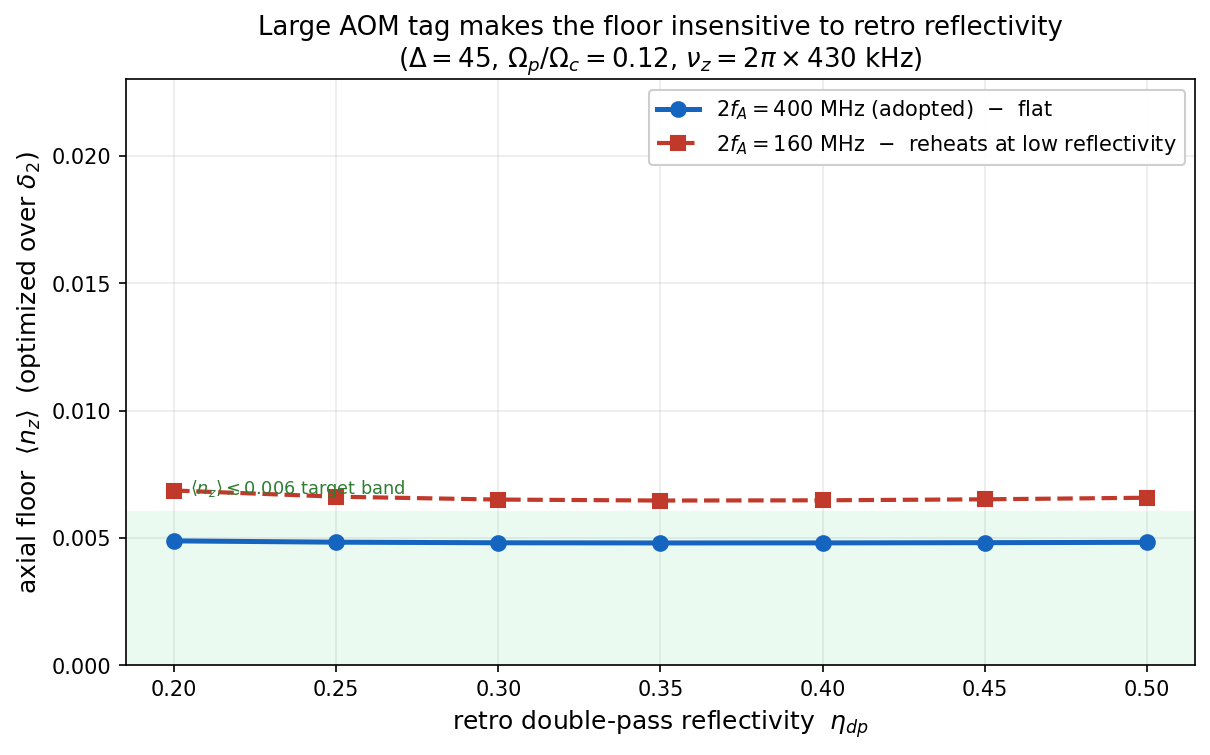

The Python source for this figure:
"""
fig_retro_flatness.py  --  THE counterintuitive result: with a large AOM tag
(2fA = 400 MHz) the cooling floor is essentially INDEPENDENT of the retro
mirror reflectivity eta_dp, because the rejected (non-resonant) return fields
are pushed far off every D2 line.  With a small tag (2fA = 160 MHz) the
rejected forward-probe scatter (~ 1/eta_dp, only 160 MHz detuned) reheats the
dark state as eta_dp drops.  Floor is optimized over delta2 at each point.

Engine: ../src/engines/tagged_solver.py (legs='swapped').
"""
import os, sys
import numpy as np
import matplotlib
matplotlib.use("Agg")
import matplotlib.pyplot as plt

sys.path.insert(0, os.path.join(os.path.dirname(__file__), "..", "src", "engines"))
import tagged_solver as ts

Delta, OmR, Nf = 45.0, 0.12, 14
eta_dp = np.array([0.20, 0.25, 0.30, 0.35, 0.40, 0.45, 0.50])
d2grid = np.linspace(0.10, 0.40, 7)   # fine enough to hit the +0.25 optimum

def floor_opt(twofA, e):
    n, _, _ = ts.d2min(d2grid, Delta=Delta, twofA=twofA, eta_dp=e,
                       OmR=OmR, Nf=Nf, legs="swapped")
    return n

print("computing floor(eta_dp) for 2fA = 400 and 160 ...")
f400 = np.array([floor_opt(400.0, e) for e in eta_dp])
f160 = np.array([floor_opt(160.0, e) for e in eta_dp])
for e, a, b in zip(eta_dp, f400, f160):
    print("  eta_dp=%.2f :  2fA=400 -> %.4f    2fA=160 -> %.4f" % (e, a, b))

fig, ax = plt.subplots(figsize=(8.2, 5.2))
ax.plot(eta_dp, f400, "o-", ms=7, lw=2.4, color="#1565c0",
        label=r"$2f_A=400$ MHz (adopted)  $-$  flat")
ax.plot(eta_dp, f160, "s--", ms=7, lw=2.0, color="#c0392b",
        label=r"$2f_A=160$ MHz  $-$  reheats at low reflectivity")
ax.axhspan(0.0, 0.006, color="#eafaf0", zorder=0)
ax.text(0.205, 0.0065, "$\\langle n_z\\rangle \\lesssim 0.006$ target band",
        fontsize=8.5, color="#2e7d32", va="bottom")

ax.set_xlabel(r"retro double-pass reflectivity  $\eta_{dp}$", fontsize=12)
ax.set_ylabel(r"axial floor  $\langle n_z\rangle$  (optimized over $\delta_2$)",
              fontsize=12)
ax.set_title("Large AOM tag makes the floor insensitive to retro reflectivity\n"
             r"($\Delta=45$, $\Omega_p/\Omega_c=0.12$, $\nu_z=2\pi\times430$ kHz)",
             fontsize=12.5)
ax.set_ylim(0, max(f160.max(), 0.02) * 1.15)
ax.legend(fontsize=10, loc="upper right", framealpha=0.95)
ax.grid(alpha=0.25)
plt.tight_layout()
plt.savefig("fig_retro_flatness.png", dpi=150, bbox_inches="tight")
print("wrote fig_retro_flatness.png")
